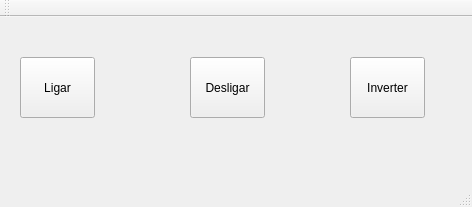
<?xml version="1.0" encoding="UTF-8"?>
<ui version="4.0">
 <class>MainWindow</class>
 <widget class="QMainWindow" name="MainWindow">
  <property name="geometry">
   <rect>
    <x>0</x>
    <y>0</y>
    <width>472</width>
    <height>207</height>
   </rect>
  </property>
  <property name="windowTitle">
   <string>MainWindow</string>
  </property>
  <widget class="QWidget" name="centralWidget">
   <widget class="QPushButton" name="BLigar">
    <property name="geometry">
     <rect>
      <x>20</x>
      <y>40</y>
      <width>75</width>
      <height>61</height>
     </rect>
    </property>
    <property name="text">
     <string>Ligar</string>
    </property>
   </widget>
   <widget class="QPushButton" name="BDesligar">
    <property name="geometry">
     <rect>
      <x>190</x>
      <y>40</y>
      <width>75</width>
      <height>61</height>
     </rect>
    </property>
    <property name="text">
     <string>Desligar</string>
    </property>
   </widget>
   <widget class="QPushButton" name="BInverter">
    <property name="geometry">
     <rect>
      <x>350</x>
      <y>40</y>
      <width>75</width>
      <height>61</height>
     </rect>
    </property>
    <property name="text">
     <string>Inverter</string>
    </property>
   </widget>
  </widget>
  <widget class="QMenuBar" name="menuBar">
   <property name="geometry">
    <rect>
     <x>0</x>
     <y>0</y>
     <width>472</width>
     <height>21</height>
    </rect>
   </property>
  </widget>
  <widget class="QToolBar" name="mainToolBar">
   <attribute name="toolBarArea">
    <enum>TopToolBarArea</enum>
   </attribute>
   <attribute name="toolBarBreak">
    <bool>false</bool>
   </attribute>
  </widget>
  <widget class="QStatusBar" name="statusBar"/>
 </widget>
 <layoutdefault spacing="6" margin="11"/>
 <resources/>
 <connections/>
</ui>
